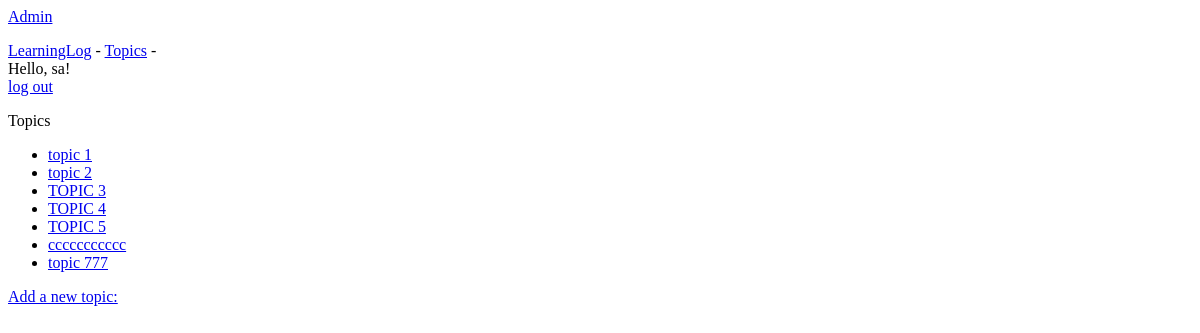
The page /topics/ (signed in) on the database as committed earlier.
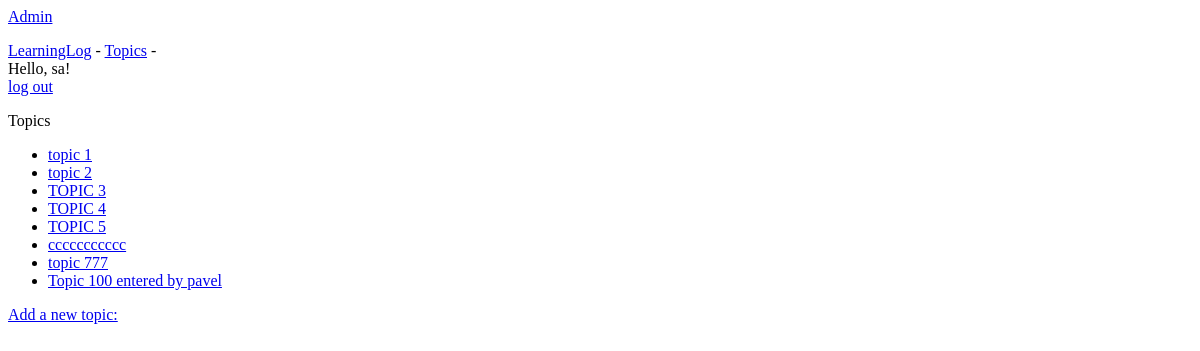
The same page on the database as committed later.
### learning_logs/models.py (models this page shows)
class Topic(models.Model):
    text       = models.CharField(max_length=200)
    date_added = models.DateTimeField(auto_now_add=True)
    owner = models.ForeignKey(User, on_delete=models.PROTECT)
    def __str__(self):
        return self.text
    '''
    We need to tell Django which attribute to use by default when
    it displays information about a topic. Django calls  __str__()
    method to display a simple representation of a model. Here we've
    written __str__() method that returns the string stored in
    the text attribute
    '''

### learning_logs/views.py (the view)
# urls.py: re_path(r'^topics/$', views.topics, name='topics'),
@login_required
def topics(request):
    topics = Topic.objects.filter(owner=request.user).order_by('date_added')
    context = {'topics': topics}
    return render(request, 'learning_logs/topics.html', context)

### learning_logs/templates/learning_logs/topics.html
{% extends "learning_logs/base.html" %}
{% block content %}
  <p>Topics</p>
  <ul>
    {% for topic in topics %}
      <li><a href="{% url 'learning_logs:topic' topic.id %}">{{ topic }}</a></li>
    {% empty %}
      <li>No topics have been added yet.</li>
    {% endfor %}
  </ul>
  <a href="{% url 'learning_logs:new_topic' %}">Add a new topic:</a>
{% endblock content %}

Rows that differ between the two databases and show on the page:
added Topic: text "Topic 100 entered by pavel"
